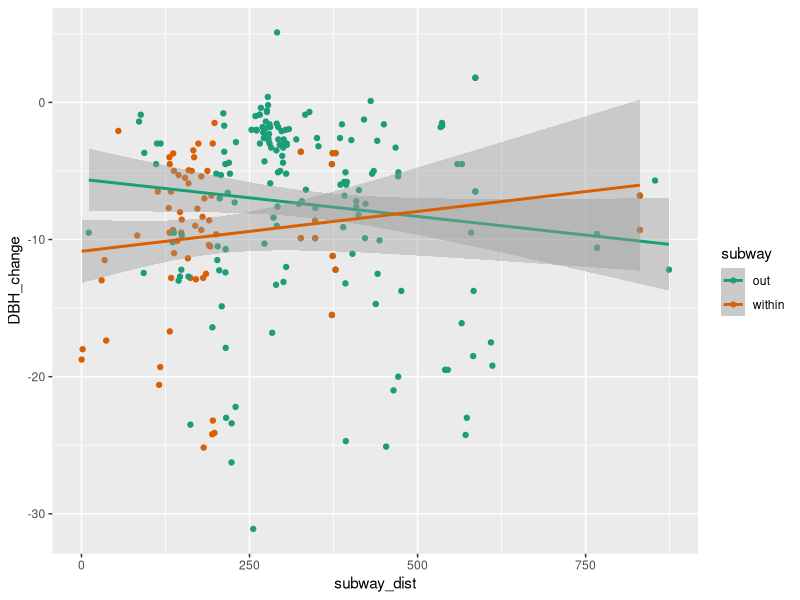
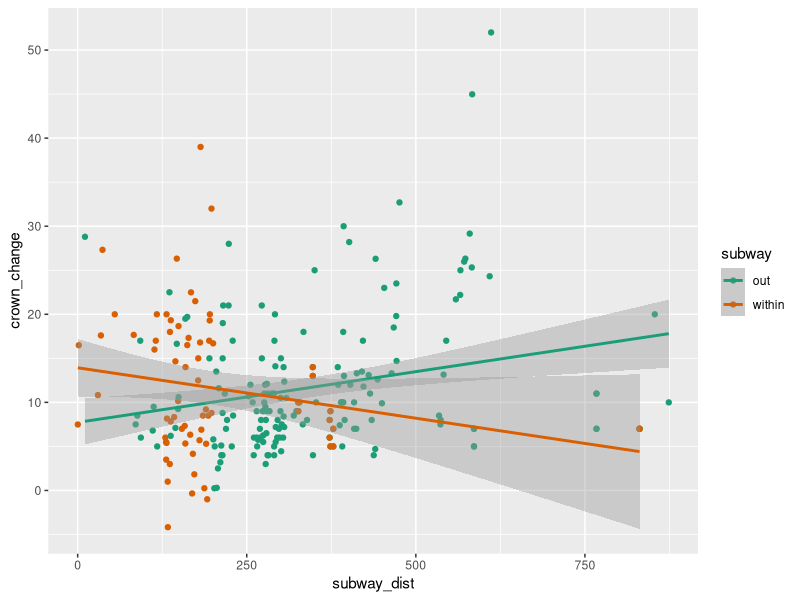

Source code (R) for these figures, in order:
## ---- chunk 1
knitr::opts_chunk$set(echo = TRUE, warning = FALSE, message = FALSE)
## ---- chunk 2
library(tidyverse)
library(lubridate)

#historical
data <- read_csv("data/historical.csv") %>% 
  mutate(date = mdy(Date)) %>% 
  mutate(year = year(date)) 

df <-  data %>% 
  select(7, 9:11, DBH, 18, 32, 30, 28, year) %>% 
  rename(TreeID = Tree_Tag_N, species = 2, common = 3, genus = 4, crown_width = 6, conks = 7, scars = 8,
  branch_health = 9) 

#contemporary sampling
current <- read_csv("data/contemporary.csv") %>% 
  select(1, 3:9)

current <- current %>% 
  rename(species = 2, DBH = 3, crown_width = 4, conks = 5, scars = 6,
  branch_health = 8) %>% 
  mutate(year = 2020)

#commensalism
commensalism <- read_csv("data/commensalism.csv") %>% 
  select(1, 3:8) %>% 
  mutate(year = 2020)

#disturbance
disturbance <- read_csv("data/disturbance.csv") %>% 
  select(1, 3, 16:18) %>% 
  rename(TreeID = 1, species = 2)


#joins
df_all <- left_join(df, current, by = c("TreeID", "species"))
df_all <- left_join(df_all, disturbance, by = c("TreeID", "species"))
#df_all <- left_join(df_all, commensalism, by = c("TreeID", "species"))

df_growth <- df_all %>% 
  filter(!is.na(DBH.y)) %>% 
  filter(!is.na(crown_width.y)) %>%
  mutate(DBH_change = DBH.y - DBH.x, crown_change = crown_width.y - crown_width.x)

## ---- chunk 3
ggplot(df_growth, aes(subway_dist, DBH_change, color = subway)) +
  geom_point() +
  geom_smooth(method = lm) +
  scale_color_brewer(palette = "Dark2")

ggplot(df_growth, aes(subway_dist, crown_change, color = subway)) +
  geom_point() +
  geom_smooth(method = lm)  +
  scale_color_brewer(palette = "Dark2")


